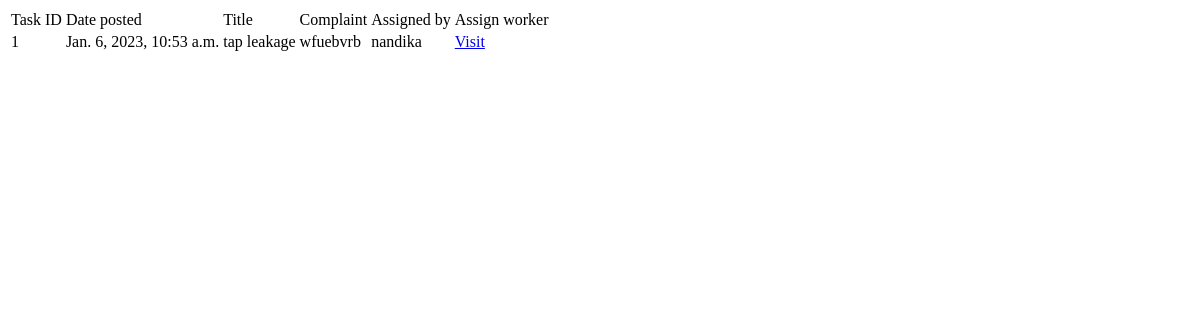
The app's page /adminpage (signed in), older data.
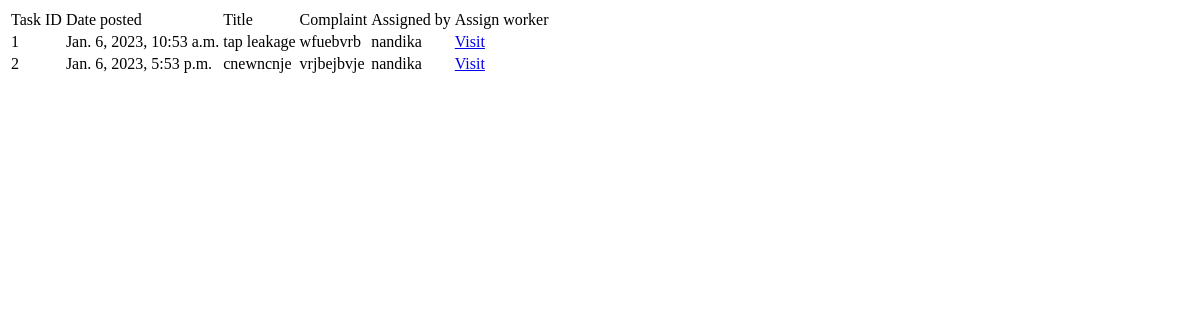
The same page, newer data.
### home/models.py (models this page shows, shortened)
class TaskHistory(models.Model):
     title = models.CharField(max_length=100)
     complaint = models.TextField() #unrestricted text
     date_posted=models.DateTimeField(default=timezone.now)#(auto_now=True)#updated date post everytime post is updated
     assignedby = models.ForeignKey(UserProfile, on_delete=models.CASCADE)  #IF USER IS DELETED POSTS ARE DELETED
     assigned=models.ForeignKey(WorkerProfile,on_delete=models.CASCADE,null =True,default=None)
     profession=models.CharField(max_length=100)
     status=models.CharField(default = "PENDING", max_length = 50)
     Comments = models.TextField(blank=True,default = None)

### user/models.py (models this page shows, shortened)
class UserProfile(models.Model):
    user = models.OneToOneField(CustomUser,null =True, on_delete=models.SET_NULL)
    image=models.ImageField(default='default.jpg',upload_to='profile_pics')  #images will get saved in directory called profile_pics
    phone_no= models.CharField(default='0000',max_length=50)
    address = models.TextField(default = '0000')

class CustomUser(AbstractUser):
    email = models.EmailField(verbose_name="Email", null=True, unique=True, max_length=100)
    USERNAME_FIELD = "email" # make the user log in with the email
    REQUIRED_FIELDS = ["username"]
    objects = CustomUserManager()

### home/decorators.py (the view)
    def wrapper_func(request, *args, **kwargs):
        if request.user.is_staff or request.user.is_superuser:
            return view_func(request, *args, *kwargs)
        else:
            return redirect('history')

### home/views.py (called while the page is built)
@admin_only
def adminpage(request):
    tasks = TaskHistory.objects.filter(status = 'PENDING').order_by('date_posted')
    context = {
        'tasks' : tasks,
    }
    return render(request, "home/adminpage.html", context)

### home/templates/home/adminpage.html (shortened to what this page needs)
<!DOCTYPE html>
<html lang="en">
<head>
</head>
<body>
    <table>
        <tr>
            <td>Task ID</td>
            <td>Date posted</td>
            <td>Title</td>
            <td>Complaint</td>
            <td>Assigned by</td>
            <td>Assign worker</td>
        </tr>
        {% for t in tasks %}
        <tr>
        <td>{{ t.id }}</td>
        <td>{{ t.date_posted }}</td>
        <td>{{ t.title }}</td>
        <td>{{ t.complaint }}</td>
        <td>{{ t.assignedby.user.username }}</td>
        <td><a href="{% url 'taskpage' t.id %}">Visit</a></td>
        </tr>
        {% endfor %}
    </table>
</body>
</html>

Row changes from the older to the newer data that the page shows:
added TaskHistory: id "2", date_posted "Jan. 6, 2023, 5:53 p.m.", title "cnewncnje", complaint "vrjbejbvje", assignedby.user.username "nandika"
